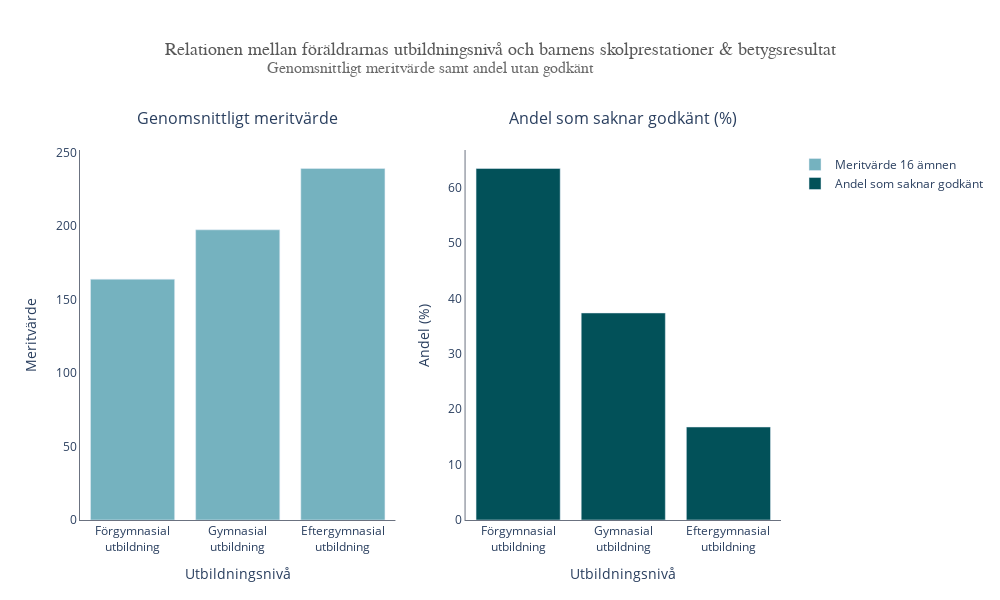

Notebook code for this chart:
### Markdown cell above
### Koden skapar en figur med två subplots där den ena visar genomsnittligt meritvärde och den andra visar andel elever som saknar godkänt betyg. 
### Vi kan alltså se att elevernas genomsnittliga meritvärde ökar med föräldrarnas utbildningsnivå. Andel elever som saknar godkänt minskar även hos de elever som har föräldrar med en högre utbildningsnivå. Vi kan alltså dra slutsatsen att de elever med föräldrar som har en högre utbildningsnivå preseterar bättre i skolan.

### Code cell
from plotly.subplots import make_subplots
import plotly.graph_objs as go


# Filter data first plot
df_avg_grades = df_grades[df_grades["Läsår/Huvudman/Bakgrund"].isin([
    "Förgymnasial utbildning",
    "Gymnasial utbildning",
    "Eftergymnasial utbildning"
])]

# Filter data second plot
df_lacking_grades = df_grades[df_grades["Läsår/Huvudman/Bakgrund"].isin([
    "Förgymnasial utbildning",
    "Gymnasial utbildning",
    "Eftergymnasial utbildning"
])]

# Create a subplot 
fig = make_subplots(rows=1, cols=2, subplot_titles=("Genomsnittligt meritvärde", "Andel som saknar godkänt (%)"))


# First plot
fig.add_trace(
    go.Bar(
        x=df_avg_grades["Läsår/Huvudman/Bakgrund"].str.replace(' ', '<br>'),  # Add line breaks 
        y=df_avg_grades["Meritvärde totalt (16 ämnen)"], 
        name="Meritvärde 16 ämnen",
        marker=dict(color="#75B2BF")
    ),
    row=1, col=1
)

# Second plot
fig.add_trace(
    go.Bar(
        x=df_lacking_grades["Läsår/Huvudman/Bakgrund"].str.replace(' ', '<br>'), # Add line breaks 
        y=df_lacking_grades["Totalt (saknar godkänt)"],
        name="Andel som saknar godkänt",
        marker=dict(color="#025159")
    ),
    row=1, col=2
)

fig.update_xaxes(title_text="Utbildningsnivå", showline=True, linecolor="#6b7280",  row=1, col=1)  # First subplot
fig.update_yaxes(title_text="Meritvärde", showline=True, linecolor="#6b7280", row=1, col=1)
fig.update_xaxes(title_text="Utbildningsnivå", showline=True, linecolor="#6b7280", row=1, col=2)  # Second subplot
fig.update_yaxes(title_text="Andel (%)", showline=True, linecolor="#6b7280", row=1, col=2)

# Add title 
fig.update_layout(
    title={
        'text': "Relationen mellan föräldrarnas utbildningsnivå och barnens skolprestationer & betygsresultat", 
        'y':0.93,
        'x':0.5,
        'xanchor': 'center',
        'yanchor': 'top',
        'font': dict(
            family="Arial Black",
            size=18,
            color="#595959"
        ),
    },
    height=600,
    width=1000, 
    paper_bgcolor='white',
    plot_bgcolor='white',
    margin=dict(t=150)    
)

# Add subtitle 
fig.add_annotation(dict(
    font=dict(
        family="Verdana",
        size=16,
        color="dimgray"
    ),
    x=0.5,
    y=1.20,
    showarrow=False,
    text="Genomsnittligt meritvärde samt andel utan godkänt",
    xref="paper",
    yref="paper",
    xanchor='center',
    yanchor='top',
))
 
# Move titel 
for i in fig['layout']['annotations']:
    i['y'] += 0.05

fig.write_html("Visualizations/vis_exercise_1c.html")

fig.show()

### Figure 1 — Plotly figure (JSON) as saved in the notebook; plotly's stock layout.template omitted (floating-point values rounded to 4 significant figures)
{"data": [{"marker": {"color": "#75B2BF"}, "name": "Meritvärde 16 ämnen", "type": "bar", "x": ["Förgymnasial<br>utbildning", "Gymnasial<br>utbildning", "Eftergymnasial<br>utbildning"], "xaxis": "x", "y": [163.8, 197.4, 239.1], "yaxis": "y"}, {"marker": {"color": "#025159"}, "name": "Andel som saknar godkänt", "type": "bar", "x": ["Förgymnasial<br>utbildning", "Gymnasial<br>utbildning", "Eftergymnasial<br>utbildning"], "xaxis": "x2", "y": [63.5, 37.4, 16.8], "yaxis": "y2"}], "layout": {"annotations": [{"font": {"size": 16}, "showarrow": false, "text": "Genomsnittligt meritvärde", "x": 0.225, "xanchor": "center", "xref": "paper", "y": 1.05, "yanchor": "bottom", "yref": "paper"}, {"font": {"size": 16}, "showarrow": false, "text": "Andel som saknar godkänt (%)", "x": 0.775, "xanchor": "center", "xref": "paper", "y": 1.05, "yanchor": "bottom", "yref": "paper"}, {"font": {"color": "dimgray", "family": "Verdana", "size": 16}, "showarrow": false, "text": "Genomsnittligt meritvärde samt andel utan godkänt", "x": 0.5, "xanchor": "center", "xref": "paper", "y": 1.25, "yanchor": "top", "yref": "paper"}], "height": 600, "margin": {"t": 150}, "paper_bgcolor": "white", "plot_bgcolor": "white", "title": {"font": {"color": "#595959", "family": "Arial Black", "size": 18}, "text": "Relationen mellan föräldrarnas utbildningsnivå och barnens skolprestationer & betygsresultat", "x": 0.5, "xanchor": "center", "y": 0.93, "yanchor": "top"}, "width": 1000, "xaxis": {"anchor": "y", "domain": [0, 0.45], "linecolor": "#6b7280", "showline": true, "title": {"text": "Utbildningsnivå"}}, "xaxis2": {"anchor": "y2", "domain": [0.55, 1], "linecolor": "#6b7280", "showline": true, "title": {"text": "Utbildningsnivå"}}, "yaxis": {"anchor": "x", "domain": [0, 1], "linecolor": "#6b7280", "showline": true, "title": {"text": "Meritvärde"}}, "yaxis2": {"anchor": "x2", "domain": [0, 1], "linecolor": "#6b7280", "showline": true, "title": {"text": "Andel (%)"}}}}
